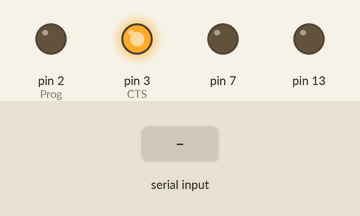
A sketch run on a simulated Arduino Uno, built with avr-gcc and run on an emulated ATmega328P. On the bench: output pins drawn as LEDs (lit = HIGH). The inputs (shaded band) are chosen by the test bench.

Above: at 1.2 s.
1.3 s: "A\n" received over Serial
At 1.8 s:
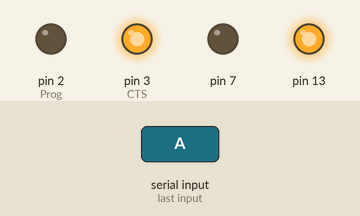
2.8 s: byte 66 ('B') received over Serial
At 4.0 s:
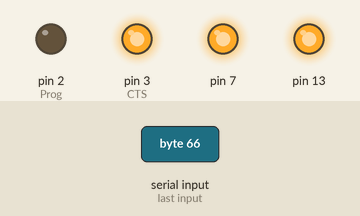
4.3 s: byte 67 ('C') received over Serial
At 5.3 s:
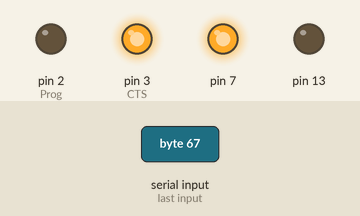
Timing chart, 0 to 7.3 s (numbered marks = the images above; inputs shaded):
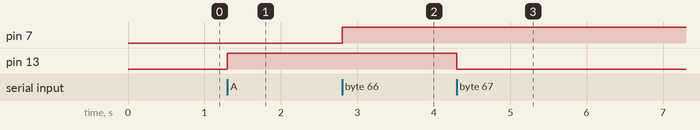

Measured:
- after the input at 1.3 s, pin 13: LOW → HIGH at once
- after the input at 2.8 s, pin 7: LOW → HIGH at once
- after the input at 4.3 s, pin 13: HIGH → LOW at once

The sketch:

Master.ino
```cpp
#include <SoftwareSerial.h>

SoftwareSerial mySerial(11, 12); // RX, TX

int Prog=2;
int CTS=3;
char incomingOption = 0; // This will hold one byte of the serial message
 // This is the pin that the led is conected to
String inputString = "";
bool stringComplete = false;

void setup()
{
  pinMode(Prog,OUTPUT);
  pinMode(CTS,OUTPUT);
  pinMode(13,OUTPUT);
  pinMode(7,OUTPUT);
 Serial.begin(9600);
 mySerial.begin(9600);
 digitalWrite(Prog, LOW);
 digitalWrite(CTS, HIGH);
 digitalWrite(13,LOW);

}

void loop()
{
  incomingOption=Serial.read();
  serialEvent();

  if (stringComplete == true)
  {
    //digitalWrite(8, HIGH);

    Serial.print(inputString);

    inputString = "";
    stringComplete = false;
    delay(500);

  }
   switch(incomingOption)
   {
      case 'A':
          digitalWrite(13,HIGH);
          delay(100);
          mySerial.write(incomingOption);
          //serial();
          break;
      case 'B':
          digitalWrite(7,HIGH);
          delay(100);
          //serial();
          mySerial.write(incomingOption);
          break;
      case 'C':
          digitalWrite(13,LOW);
          digitalWrite(8,LOW);
          //serial();
          mySerial.write(incomingOption);
          delay(100);
          break;
       case 'D':

          //serial();
          mySerial.write(incomingOption);
          delay(100);
       break;
       case 'E':

          //serial();
          mySerial.write(incomingOption);
          delay(100);
       break;

   }


}

void serialEvent()
{
  while (mySerial.available())
  {
    digitalWrite(8, HIGH);
    char inChar = (char)mySerial.read();
    inputString += inChar;
    if (inChar == '\n')
    {
     stringComplete = true;
    }
  }
}
```
